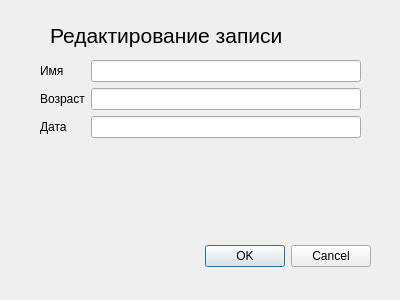
<?xml version="1.0" encoding="UTF-8"?>
<ui version="4.0">
 <class>DialogChange</class>
 <widget class="QDialog" name="DialogChange">
  <property name="geometry">
   <rect>
    <x>0</x>
    <y>0</y>
    <width>400</width>
    <height>300</height>
   </rect>
  </property>
  <property name="windowTitle">
   <string>Dialog</string>
  </property>
  <widget class="QDialogButtonBox" name="buttonBox">
   <property name="geometry">
    <rect>
     <x>30</x>
     <y>240</y>
     <width>341</width>
     <height>32</height>
    </rect>
   </property>
   <property name="orientation">
    <enum>Qt::Horizontal</enum>
   </property>
   <property name="standardButtons">
    <set>QDialogButtonBox::Cancel|QDialogButtonBox::Ok</set>
   </property>
  </widget>
  <widget class="QWidget" name="formLayoutWidget">
   <property name="geometry">
    <rect>
     <x>40</x>
     <y>60</y>
     <width>321</width>
     <height>121</height>
    </rect>
   </property>
   <layout class="QFormLayout" name="formLayout">
    <item row="0" column="0">
     <widget class="QLabel" name="label">
      <property name="text">
       <string>Имя</string>
      </property>
     </widget>
    </item>
    <item row="0" column="1">
     <widget class="QLineEdit" name="leName"/>
    </item>
    <item row="1" column="0">
     <widget class="QLabel" name="label_2">
      <property name="text">
       <string>Возраст</string>
      </property>
     </widget>
    </item>
    <item row="2" column="0">
     <widget class="QLabel" name="label_3">
      <property name="text">
       <string>Дата</string>
      </property>
     </widget>
    </item>
    <item row="1" column="1">
     <widget class="QLineEdit" name="leAge"/>
    </item>
    <item row="2" column="1">
     <widget class="QLineEdit" name="leDate"/>
    </item>
   </layout>
  </widget>
  <widget class="QLabel" name="label_4">
   <property name="geometry">
    <rect>
     <x>50</x>
     <y>20</y>
     <width>301</width>
     <height>31</height>
    </rect>
   </property>
   <property name="font">
    <font>
     <pointsize>16</pointsize>
    </font>
   </property>
   <property name="text">
    <string>Редактирование записи</string>
   </property>
  </widget>
 </widget>
 <resources/>
 <connections>
  <connection>
   <sender>buttonBox</sender>
   <signal>accepted()</signal>
   <receiver>DialogChange</receiver>
   <slot>accept()</slot>
   <hints>
    <hint type="sourcelabel">
     <x>248</x>
     <y>254</y>
    </hint>
    <hint type="destinationlabel">
     <x>157</x>
     <y>274</y>
    </hint>
   </hints>
  </connection>
  <connection>
   <sender>buttonBox</sender>
   <signal>rejected()</signal>
   <receiver>DialogChange</receiver>
   <slot>reject()</slot>
   <hints>
    <hint type="sourcelabel">
     <x>316</x>
     <y>260</y>
    </hint>
    <hint type="destinationlabel">
     <x>286</x>
     <y>274</y>
    </hint>
   </hints>
  </connection>
 </connections>
</ui>
